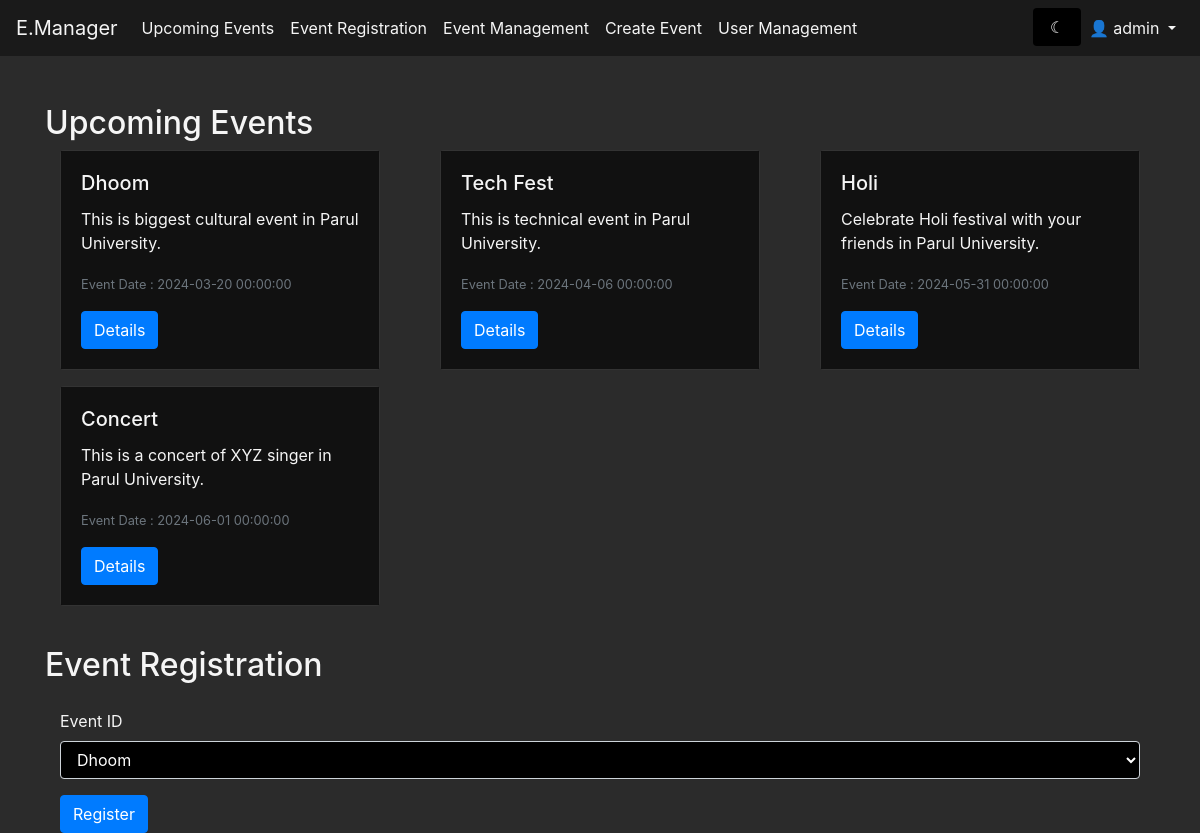
The page /event (signed in) on the database its author committed.
### modules/models.py (models this page shows, shortened)
class Event(db.Model):
    id = db.Column(db.Integer, primary_key=True)
    title = db.Column(db.String(80), nullable=False)
    description = db.Column(db.String(200), nullable=False)
    long_description = db.Column(db.String(2000), nullable=False)
    date = db.Column(db.DateTime, nullable=False)
    location = db.Column(db.String(80), nullable=False)
    organizer_name = db.Column(db.String(80), nullable=True)
    image_url = db.Column(db.String(200), nullable=False)
    creator_id = db.Column(db.Integer, db.ForeignKey('user.id'))
    creator = db.relationship('User', backref=db.backref('events', lazy=True))

### modules/event.py (the view)
@app.route('/event', methods=["GET", "POST"])
def event():
    events = Event.query.all()
    msg = get_flashed_messages()
    return render_template('event.html', msg=msg, events=events)

### modules/templates/event.html (shortened to what this page needs)
<!DOCTYPE html>
<html lang="en">
  <head>
    <link
      href="https://stackpath.bootstrapcdn.com/bootstrap/4.5.0/css/bootstrap.min.css"
      rel="stylesheet"
    />
    <link
      rel="stylesheet"
      href="{{url_for('static',filename='css/dashboard.css')}}"
    />
  </head>
  <body class="{{ session['theme'] }}">
    <nav class="navbar navbar-expand-lg navbar-light bg-light fixed-top">
      <a class="navbar-brand" href="/event">E.Manager</a>
      <div class="collapse navbar-collapse" id="navbarNav">
        <ul class="navbar-nav">
          <li class="nav-item">
            <a class="nav-link" href="/event#upcomingEvents">Upcoming Events</a>
          </li>
          <li class="nav-item">
            <a class="nav-link" href="/event#eventRegistration"
              >Event Registration</a
            >
          </li>
          <li class="nav-item">
            <a class="nav-link" href="/event_manager">Event Management</a>
          </li>
          {% if 'role' in session and session['role'] == 'Admin' or 'role' in
          session and session['role'] == 'Co-Admin' %}
          <li class="nav-item">
            <a class="nav-link" href="/event/create">Create Event</a>
          </li>
          {% endif %} {% if 'role' in session and session['role'] == 'Admin' %}
          <li class="nav-item">
            <a class="nav-link" href="/user_management">User Management</a>
          </li>
          {% endif %}
        </ul>
        <ul class="navbar-nav ml-auto">
          <form action="/toggle_theme" method="post" id="toggle-theme-form" class="border-0">
            <input type="submit" class="form-control border-0" value="{% if session['theme'] == 'light-theme' %} &#9788 {% else %} &#9790 {% endif %}" />
          </form>
          {% if 'username' in session %}
          <li class="nav-item dropdown">
            <a
              class="nav-link dropdown-toggle"
              href="#"
              id="navbarDropdown"
              role="button"
              data-toggle="dropdown"
              aria-haspopup="true"
              aria-expanded="false"
            >
              👤 {{ session['username'] }}
            </a>
          </li>
          {% endif %}
        </ul>
      </div>
    </nav>
    <div id="upcomingEvents" class="container mt-4">
      <h2>Upcoming Events</h2>
      <div class="row card-deck">
        {% for event in events %}
        <div class="col-sm-4">
          <div class="card mb-3 bg-image" style="background-image: url('{{event.image_url}}'); background-size: cover;">
            <div class="card-body">
              <h5 class="card-title">{{ event.title }}</h5>
              <p class="card-text">{{ event.description }}</p>
              <p class="card-text">
                <small class="text-muted">
                  Event Date : {{ event.date }}
                </small>
              </p>
              <a href="{{ url_for('details', event_id=event.id) }}" class="btn btn-primary">Details</a>
            </div>
          </div>
        </div>
        {% endfor %}
      </div>
    </div>
    <div id="eventRegistration" class="container mt-4">
      <h2>Event Registration</h2>
      <div id="eventRegistration1" class="container mt-4">
        <form action="/event/register" method="post">
          <div class="form-group">
            <label for="eventId">Event ID</label>
            <select class="form-control" id="eventId" name="event_id" required>
              {% for event in events %}
              <option value="{{ event.id }}">{{ event.title }}</option>
              {% endfor %}
            </select>
          </div>
          <button type="submit" class="btn btn-primary">Register</button>
        </form>
      </div>
    </div>
  </body>
</html>

### modules/static/css/dashboard.css (style rules this page uses)
body { background-color: #2b2b2b; color: #f5f5f5; padding-top: 80px; }
.navbar { background-color: #1a1a1a !important; }
.nav-link, .dropdown-item { color: #f5f5f5 !important; }
.navbar-brand { color: #f5f5f5 !important; }
.btn-primary { background-color: #007bff; border-color: #007bff; }
.card { background-color: #3a3a3a; }
.card-text { color: #f5f5f5; }
.text-muted { color: #6c757d !important; }
.container { background-color: #2b2b2b; }
input { background-color: #000000; color: #ffffff; }
::placeholder { color: #ffffff; opacity: 0.5; }
select { background-color: #000000 !important; color: #ffffff !important; }
select option { background-color: #000000 !important; color: #ffffff !important; }
input, textarea { background-color: #000000 !important; color: #ffffff !important; }
::placeholder { color: #ffffff !important; opacity: 0.5 !important; }

### modules/templates/event.html (style rules this page uses)
.bg-image { position: relative; }
.bg-image::before { content: ""; position: absolute; top: 0; right: 0; bottom: 0; left: 0; background-color: rgba(0, 0, 0, 0.7); z-index: 1; }
.bg-image .card-body { position: relative; z-index: 2; }

### rows shown on the page
Event: title "Dhoom", description "This is biggest cultural event in Parul University.", date "2024-03-20 00:00:00"
Event: title "Tech Fest", description "This is technical event in Parul University.", date "2024-04-06 00:00:00"
Event: title "Holi", description "Celebrate Holi festival with your friends in Parul University.", date "2024-05-31 00:00:00"
Event: title "Concert", description "This is a concert of XYZ singer in Parul University.", date "2024-06-01 00:00:00"

### other values the page prints
{{ session['username'] }} "admin"
form field event_id "Dhoom"
